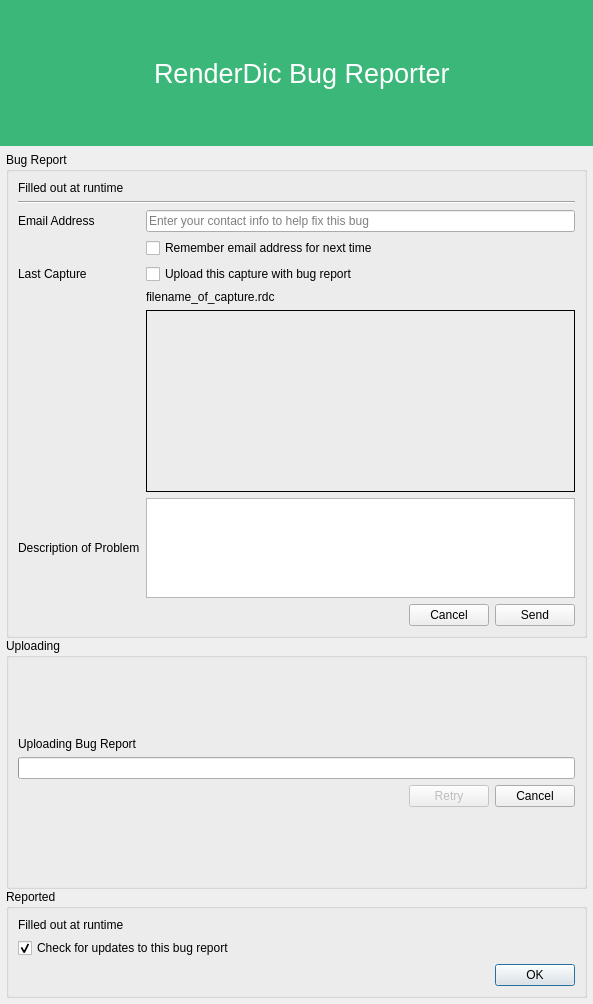
<?xml version="1.0" encoding="UTF-8"?>
<ui version="4.0">
 <class>CrashDialog</class>
 <widget class="QDialog" name="CrashDialog">
  <property name="windowModality">
   <enum>Qt::ApplicationModal</enum>
  </property>
  <property name="geometry">
   <rect>
    <x>0</x>
    <y>0</y>
    <width>593</width>
    <height>1004</height>
   </rect>
  </property>
  <property name="sizePolicy">
   <sizepolicy hsizetype="Fixed" vsizetype="Fixed">
    <horstretch>0</horstretch>
    <verstretch>0</verstretch>
   </sizepolicy>
  </property>
  <property name="windowTitle">
   <string>RenderDic Bug Reporter</string>
  </property>
  <layout class="QVBoxLayout" name="verticalLayout_4">
   <property name="spacing">
    <number>0</number>
   </property>
   <property name="leftMargin">
    <number>0</number>
   </property>
   <property name="topMargin">
    <number>0</number>
   </property>
   <property name="rightMargin">
    <number>0</number>
   </property>
   <property name="bottomMargin">
    <number>0</number>
   </property>
   <item>
    <widget class="QFrame" name="frame">
     <property name="sizePolicy">
      <sizepolicy hsizetype="Preferred" vsizetype="Minimum">
       <horstretch>0</horstretch>
       <verstretch>0</verstretch>
      </sizepolicy>
     </property>
     <property name="palette">
      <palette>
       <active>
        <colorrole role="WindowText">
         <brush brushstyle="SolidPattern">
          <color alpha="255">
           <red>255</red>
           <green>255</green>
           <blue>255</blue>
          </color>
         </brush>
        </colorrole>
        <colorrole role="Base">
         <brush brushstyle="SolidPattern">
          <color alpha="255">
           <red>255</red>
           <green>255</green>
           <blue>255</blue>
          </color>
         </brush>
        </colorrole>
        <colorrole role="Window">
         <brush brushstyle="SolidPattern">
          <color alpha="255">
           <red>59</red>
           <green>183</green>
           <blue>121</blue>
          </color>
         </brush>
        </colorrole>
       </active>
       <inactive>
        <colorrole role="WindowText">
         <brush brushstyle="SolidPattern">
          <color alpha="255">
           <red>255</red>
           <green>255</green>
           <blue>255</blue>
          </color>
         </brush>
        </colorrole>
        <colorrole role="Base">
         <brush brushstyle="SolidPattern">
          <color alpha="255">
           <red>255</red>
           <green>255</green>
           <blue>255</blue>
          </color>
         </brush>
        </colorrole>
        <colorrole role="Window">
         <brush brushstyle="SolidPattern">
          <color alpha="255">
           <red>59</red>
           <green>183</green>
           <blue>121</blue>
          </color>
         </brush>
        </colorrole>
       </inactive>
       <disabled>
        <colorrole role="WindowText">
         <brush brushstyle="SolidPattern">
          <color alpha="255">
           <red>106</red>
           <green>104</green>
           <blue>100</blue>
          </color>
         </brush>
        </colorrole>
        <colorrole role="Base">
         <brush brushstyle="SolidPattern">
          <color alpha="255">
           <red>59</red>
           <green>183</green>
           <blue>121</blue>
          </color>
         </brush>
        </colorrole>
        <colorrole role="Window">
         <brush brushstyle="SolidPattern">
          <color alpha="255">
           <red>59</red>
           <green>183</green>
           <blue>121</blue>
          </color>
         </brush>
        </colorrole>
       </disabled>
      </palette>
     </property>
     <property name="autoFillBackground">
      <bool>true</bool>
     </property>
     <layout class="QHBoxLayout" name="horizontalLayout">
      <property name="leftMargin">
       <number>20</number>
      </property>
      <property name="rightMargin">
       <number>20</number>
      </property>
      <item>
       <widget class="RDLabel" name="rdocLogo">
        <property name="sizePolicy">
         <sizepolicy hsizetype="Fixed" vsizetype="Fixed">
          <horstretch>0</horstretch>
          <verstretch>0</verstretch>
         </sizepolicy>
        </property>
        <property name="minimumSize">
         <size>
          <width>128</width>
          <height>128</height>
         </size>
        </property>
        <property name="maximumSize">
         <size>
          <width>128</width>
          <height>128</height>
         </size>
        </property>
        <property name="text">
         <string/>
        </property>
        <property name="pixmap">
         <pixmap resource="../../Resources/resources.qrc">:/logo.svg</pixmap>
        </property>
        <property name="scaledContents">
         <bool>true</bool>
        </property>
       </widget>
      </item>
      <item>
       <widget class="QLabel" name="rdocName">
        <property name="sizePolicy">
         <sizepolicy hsizetype="Preferred" vsizetype="Minimum">
          <horstretch>0</horstretch>
          <verstretch>0</verstretch>
         </sizepolicy>
        </property>
        <property name="palette">
         <palette>
          <active/>
          <inactive/>
          <disabled/>
         </palette>
        </property>
        <property name="font">
         <font>
          <pointsize>20</pointsize>
         </font>
        </property>
        <property name="text">
         <string>RenderDic Bug Reporter</string>
        </property>
       </widget>
      </item>
     </layout>
    </widget>
   </item>
   <item>
    <layout class="QVBoxLayout" name="verticalLayout_3">
     <property name="spacing">
      <number>0</number>
     </property>
     <property name="leftMargin">
      <number>6</number>
     </property>
     <property name="topMargin">
      <number>6</number>
     </property>
     <property name="rightMargin">
      <number>6</number>
     </property>
     <property name="bottomMargin">
      <number>6</number>
     </property>
     <item>
      <widget class="QGroupBox" name="reportGroup">
       <property name="title">
        <string>Bug Report</string>
       </property>
       <layout class="QGridLayout" name="gridLayout">
        <item row="0" column="0" colspan="2">
         <widget class="QLabel" name="reportText">
          <property name="text">
           <string notr="true">Filled out at runtime</string>
          </property>
          <property name="alignment">
           <set>Qt::AlignLeading|Qt::AlignLeft|Qt::AlignTop</set>
          </property>
          <property name="wordWrap">
           <bool>true</bool>
          </property>
          <property name="openExternalLinks">
           <bool>true</bool>
          </property>
         </widget>
        </item>
        <item row="1" column="0" colspan="2">
         <widget class="Line" name="line">
          <property name="orientation">
           <enum>Qt::Horizontal</enum>
          </property>
         </widget>
        </item>
        <item row="3" column="0">
         <widget class="QLabel" name="addressLabel">
          <property name="text">
           <string>Email Address</string>
          </property>
         </widget>
        </item>
        <item row="3" column="1">
         <widget class="QLineEdit" name="email">
          <property name="placeholderText">
           <string>Enter your contact info to help fix this bug</string>
          </property>
         </widget>
        </item>
        <item row="4" column="1">
         <widget class="QCheckBox" name="rememberEmail">
          <property name="text">
           <string>Remember email address for next time</string>
          </property>
         </widget>
        </item>
        <item row="5" column="0">
         <widget class="QLabel" name="captureLabel">
          <property name="text">
           <string>Last Capture</string>
          </property>
         </widget>
        </item>
        <item row="5" column="1">
         <widget class="QCheckBox" name="captureUpload">
          <property name="text">
           <string>Upload this capture with bug report</string>
          </property>
         </widget>
        </item>
        <item row="6" column="1">
         <widget class="QLabel" name="captureFilename">
          <property name="text">
           <string>filename_of_capture.rdc</string>
          </property>
         </widget>
        </item>
        <item row="7" column="1">
         <widget class="QFrame" name="capturePreviewFrame">
          <property name="frameShape">
           <enum>QFrame::Box</enum>
          </property>
          <layout class="QHBoxLayout" name="horizontalLayout_3">
           <property name="spacing">
            <number>0</number>
           </property>
           <property name="leftMargin">
            <number>0</number>
           </property>
           <property name="topMargin">
            <number>0</number>
           </property>
           <property name="rightMargin">
            <number>0</number>
           </property>
           <property name="bottomMargin">
            <number>0</number>
           </property>
           <item>
            <widget class="RDLabel" name="capturePreview">
             <property name="sizePolicy">
              <sizepolicy hsizetype="Fixed" vsizetype="Fixed">
               <horstretch>0</horstretch>
               <verstretch>0</verstretch>
              </sizepolicy>
             </property>
             <property name="minimumSize">
              <size>
               <width>320</width>
               <height>180</height>
              </size>
             </property>
             <property name="maximumSize">
              <size>
               <width>320</width>
               <height>180</height>
              </size>
             </property>
             <property name="scaledContents">
              <bool>true</bool>
             </property>
            </widget>
           </item>
          </layout>
         </widget>
        </item>
        <item row="8" column="0">
         <widget class="QLabel" name="descriptionLabel">
          <property name="text">
           <string>Description of Problem</string>
          </property>
          <property name="wordWrap">
           <bool>true</bool>
          </property>
         </widget>
        </item>
        <item row="8" column="1">
         <widget class="QTextEdit" name="description">
          <property name="sizePolicy">
           <sizepolicy hsizetype="Expanding" vsizetype="Fixed">
            <horstretch>0</horstretch>
            <verstretch>0</verstretch>
           </sizepolicy>
          </property>
          <property name="minimumSize">
           <size>
            <width>0</width>
            <height>100</height>
           </size>
          </property>
          <property name="maximumSize">
           <size>
            <width>16777215</width>
            <height>100</height>
           </size>
          </property>
         </widget>
        </item>
        <item row="9" column="1">
         <widget class="QFrame" name="frame_2">
          <layout class="QHBoxLayout" name="horizontalLayout_2">
           <property name="leftMargin">
            <number>0</number>
           </property>
           <property name="topMargin">
            <number>0</number>
           </property>
           <property name="rightMargin">
            <number>0</number>
           </property>
           <property name="bottomMargin">
            <number>0</number>
           </property>
           <item>
            <spacer name="horizontalSpacer_2">
             <property name="orientation">
              <enum>Qt::Horizontal</enum>
             </property>
             <property name="sizeHint" stdset="0">
              <size>
               <width>40</width>
               <height>20</height>
              </size>
             </property>
            </spacer>
           </item>
           <item>
            <widget class="QPushButton" name="cancel">
             <property name="text">
              <string>Cancel</string>
             </property>
            </widget>
           </item>
           <item>
            <widget class="QPushButton" name="send">
             <property name="text">
              <string>Send</string>
             </property>
            </widget>
           </item>
          </layout>
         </widget>
        </item>
       </layout>
      </widget>
     </item>
     <item>
      <widget class="QGroupBox" name="uploadingGroup">
       <property name="title">
        <string>Uploading</string>
       </property>
       <layout class="QVBoxLayout" name="verticalLayout">
        <item>
         <spacer name="verticalSpacer">
          <property name="orientation">
           <enum>Qt::Vertical</enum>
          </property>
          <property name="sizeHint" stdset="0">
           <size>
            <width>20</width>
            <height>40</height>
           </size>
          </property>
         </spacer>
        </item>
        <item>
         <widget class="QLabel" name="progressText">
          <property name="text">
           <string>Uploading Bug Report</string>
          </property>
          <property name="wordWrap">
           <bool>true</bool>
          </property>
         </widget>
        </item>
        <item>
         <widget class="QProgressBar" name="progressBar"/>
        </item>
        <item>
         <layout class="QHBoxLayout" name="uploadButtonLayout">
          <item>
           <spacer name="horizontalSpacer">
            <property name="orientation">
             <enum>Qt::Horizontal</enum>
            </property>
            <property name="sizeHint" stdset="0">
             <size>
              <width>40</width>
              <height>20</height>
             </size>
            </property>
           </spacer>
          </item>
          <item>
           <widget class="QPushButton" name="uploadRetry">
            <property name="enabled">
             <bool>false</bool>
            </property>
            <property name="text">
             <string>Retry</string>
            </property>
           </widget>
          </item>
          <item>
           <widget class="QPushButton" name="uploadCancel">
            <property name="text">
             <string>Cancel</string>
            </property>
           </widget>
          </item>
         </layout>
        </item>
        <item>
         <spacer name="verticalSpacer_2">
          <property name="orientation">
           <enum>Qt::Vertical</enum>
          </property>
          <property name="sizeHint" stdset="0">
           <size>
            <width>20</width>
            <height>40</height>
           </size>
          </property>
         </spacer>
        </item>
       </layout>
      </widget>
     </item>
     <item>
      <widget class="QGroupBox" name="reportedGroup">
       <property name="title">
        <string>Reported</string>
       </property>
       <layout class="QVBoxLayout" name="verticalLayout_2">
        <item>
         <widget class="QLabel" name="finishedText">
          <property name="text">
           <string notr="true">Filled out at runtime</string>
          </property>
          <property name="alignment">
           <set>Qt::AlignLeading|Qt::AlignLeft|Qt::AlignTop</set>
          </property>
          <property name="wordWrap">
           <bool>true</bool>
          </property>
          <property name="openExternalLinks">
           <bool>true</bool>
          </property>
         </widget>
        </item>
        <item>
         <widget class="QCheckBox" name="checkUpdates">
          <property name="text">
           <string>Check for updates to this bug report</string>
          </property>
          <property name="checked">
           <bool>true</bool>
          </property>
         </widget>
        </item>
        <item>
         <widget class="QDialogButtonBox" name="buttonBox">
          <property name="standardButtons">
           <set>QDialogButtonBox::Ok</set>
          </property>
         </widget>
        </item>
       </layout>
      </widget>
     </item>
    </layout>
   </item>
  </layout>
 </widget>
 <customwidgets>
  <customwidget>
   <class>RDLabel</class>
   <extends>QLabel</extends>
   <header>Widgets/Extended/RDLabel.h</header>
  </customwidget>
 </customwidgets>
 <resources>
  <include location="../../Resources/resources.qrc"/>
 </resources>
 <connections/>
</ui>
